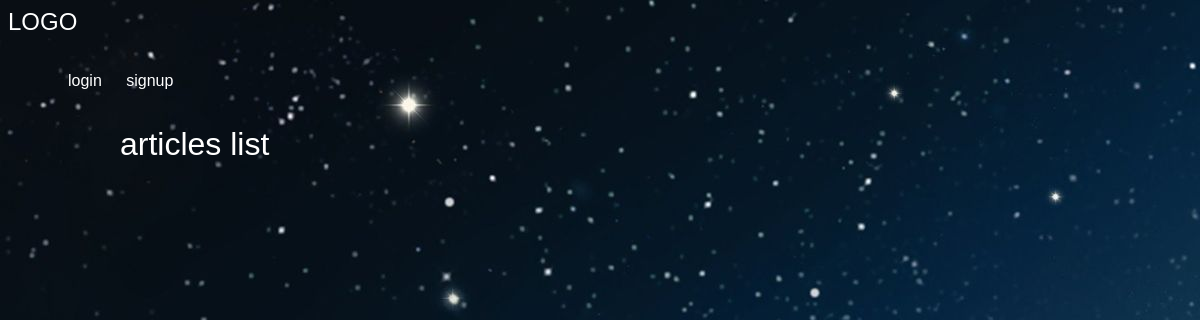
The page /articles/ on the database as committed earlier.
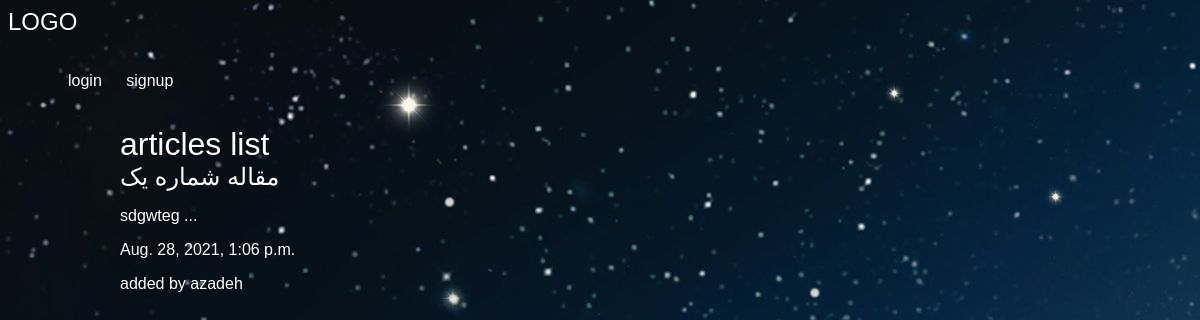
The same page on the database as committed later.
### myblog/models.py (models this page shows, shortened)
class article(models.Model):
    title = models.CharField(max_length=100)
    slug = models.SlugField()
    body = models.TextField()
    date = models.DateTimeField(auto_now_add=True)
    image = models.ImageField(default='default.jpg', blank=True)
    author = models.ForeignKey(User , default= None, on_delete=models.CASCADE)
    def snipet(self):
        return self.body[:50] + ' ...'

### myblog/views.py (the view)
# urls.py: path('', views.article_list, name="list"),
def article_list(request):
    articles = models.article.objects.all().order_by('-date')
    args = {'articles': articles}
    return render(request, 'myblog/myblog.html', args)

### myblog/templates/myblog/myblog.html (shortened to what this page needs)
{% extends 'base.html' %}
{% block content %}
    <div class="articles">
        <h1> articles list</h1>
        {% for article in articles %}
            <div class="article">
            <h2><a href="{% url 'myblog:detail' article.slug %}">{{ article.title }}</a></h2>
            <p>{{ article.snipet }}</p>
            <p>{{ article.date }}</p>
            <p class="author">added by {{ article.author.username }}</p>
            </div>
        {% endfor %}
    </div>
{% endblock %}

### templates/base.html (shortened to what this page needs)
{% load static %}
<!DOCTYPE html>
<html lang="en">
<head>
    <link rel="stylesheet" href=" {% static 'styles.css' %}">
</head>
<body>
<h2><a href="{% url 'myblog:list' %}"> LOGO</a></h2>
<header>
    <nav>
        <ul>
            {% if user.is_authenticated %}
                <li>
                    <form class="logout_link" action="{% url 'accounts:logout' %}" method="post">
                        {% csrf_token %}
                        <button type="submit"> logout</button>
                    </form>
                </li>
                <li>
                    <a href="{% url 'myblog:create' %}">create new article</a>
                </li>
            {% else %}
                <li>
                    <a href="{% url 'accounts:login' %}">login</a>
                </li>
                <li>
                    <a href="{% url 'accounts:signup' %}">signup</a>
                </li>
            {% endif %}
        </ul>
    </nav>
</header>
<div class="wrapper">
    {% block content %}
    {% endblock %}
</div>
</body>
</html>

### assets/styles.css (style rules this page uses)
body { background-color: bisque; background-image: url('star.jpg'); background-repeat-y: no-repeat; background-attachment: fixed; color: white; }
body * { font-family: Arial; }
h1, h2, h3, h4, h5 { font-weight: normal; margin: 0; }
a, a:hover, a:visited { color: white; text-decoration: none; }
.wrapper { max-width: 960px; margin: 0 auto; }
header { display: grid; grid-template-columns: 1fr 1fr; padding: 20px 0; }
nav li { display: inline-block; margin-left: 20px; }

Rows that differ between the two databases and show on the page:
added article: title "مقاله شماره یک", snipet "sdgwteg ...", date "Aug. 28, 2021, 1:06 p.m.", author.username "azadeh"
